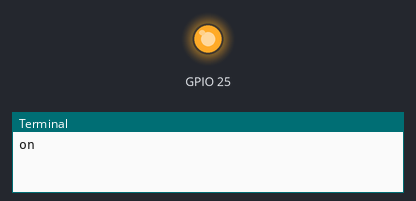
The program below on a simulated Raspberry Pi (BCM pin numbers). On the bench: output pins drawn as LEDs (lit = HIGH), the last lines printed to the terminal.

Above: at 1.0 s.
At 3.0 s:
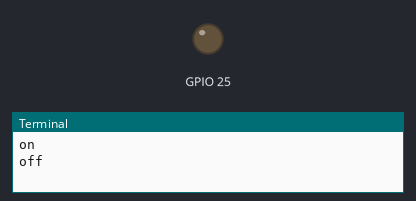
Timing chart, 0 to 5.2 s (numbered marks = the images above):
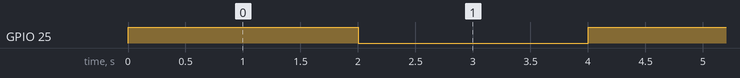

The program:

Blink.py
```python
import RPi.GPIO as GPIO
import time
GPIO.setmode(GPIO.BCM)
GPIO.setup(25, GPIO.OUT, initial=GPIO.LOW)

while(1):
  GPIO.output(25, GPIO.HIGH)
  print("on")
  time.sleep(2)
  GPIO.output(25, GPIO.LOW)
  print("off")
  time.sleep(2)
```

Measured:
- by itself, GPIO 25: alternates HIGH for 2.0 s and LOW for 2.0 s
